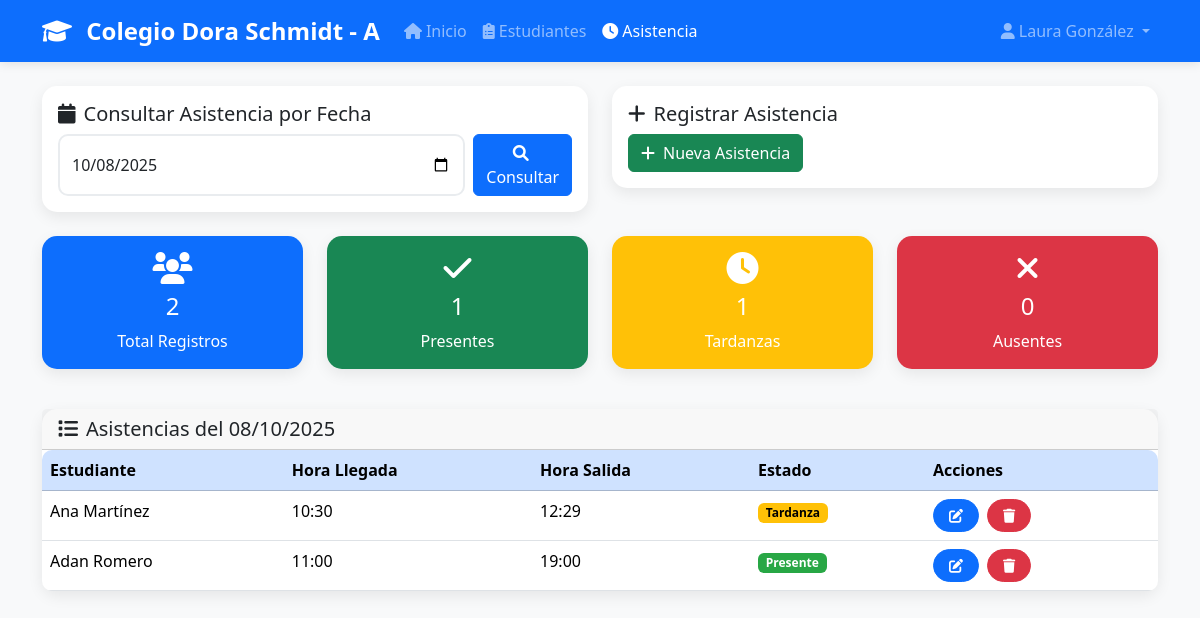
Page /asistencia.php (signed in) on the committed database.
### tables this page shows
CREATE TABLE `asistencias` (
  `id_asistencia` int(11) NOT NULL,
  `id_inscripcion` int(11) NOT NULL,
  `id_curso_materia` int(11) NOT NULL,
  `fecha` date NOT NULL,
  `estado` varchar(20) NOT NULL COMMENT 'Presente, Ausente, Retraso',
  `creado_en` datetime DEFAULT current_timestamp(),
  `creado_por` int(11) DEFAULT NULL,
  `modificado_en` datetime DEFAULT current_timestamp() ON UPDATE current_timestamp(),
  `modificado_por` int(11) DEFAULT NULL
);

CREATE TABLE `usuarios` (
  `id_usuario` int(11) NOT NULL,
  `nombre` varchar(100) NOT NULL,
  `apellido` varchar(100) NOT NULL,
  `email` varchar(150) NOT NULL,
  `password` varchar(255) NOT NULL,
  `rol` varchar(50) NOT NULL COMMENT 'admin, docente, estudiante, padre',
  `creado_en` datetime DEFAULT current_timestamp(),
  `creado_por` int(11) DEFAULT NULL,
  `modificado_en` datetime DEFAULT current_timestamp() ON UPDATE current_timestamp(),
  `modificado_por` int(11) DEFAULT NULL
);

### includes/session.php (called while the page is built, shortened)
<?php
function isLoggedIn() {
    return isset($_SESSION['user_id']) && isset($_SESSION['email']) && isset($_SESSION['tipo_usuario']);
}
function getNombreCompleto() {
    if (isLoggedIn()) {
        return $_SESSION['nombres'] . ' ' . $_SESSION['apellidos'];
    }
    return '';
}
?>

### asistencia.php (the view, shortened to what this page needs)
<?php
require_once 'includes/session.php';
$database = new Database();
$db = $database->getConnection();
$fecha_consulta = $_GET['fecha'] ?? date('Y-m-d');
$query = "SELECT a.*, u.nombre, u.apellido, e.id_estudiante as estudiante_id,
          TIME_FORMAT(a.creado_en, '%H:%i') as hora_llegada,
          TIME_FORMAT(a.modificado_en, '%H:%i') as hora_salida
          FROM asistencias a
          JOIN inscripciones i ON a.id_inscripcion = i.id_inscripcion
          JOIN estudiantes e ON i.id_estudiante = e.id_estudiante
          JOIN usuarios u ON e.id_usuario = u.id_usuario
          WHERE a.fecha = ?
          ORDER BY u.apellido, u.nombre";
$stmt = $db->prepare($query);
$stmt->execute([$fecha_consulta]);
$asistencias = $stmt->fetchAll();
$query = "SELECT
    COUNT(*) as total_registros,
    SUM(CASE WHEN estado = 'presente' THEN 1 ELSE 0 END) as presentes,
    SUM(CASE WHEN estado = 'tardanza' THEN 1 ELSE 0 END) as tardanzas,
    SUM(CASE WHEN estado = 'ausente' THEN 1 ELSE 0 END) as ausentes,
    SUM(CASE WHEN estado = 'justificado' THEN 1 ELSE 0 END) as justificados
    FROM asistencias WHERE fecha = ?";
$stmt = $db->prepare($query);
$stmt->execute([$fecha_consulta]);
$estadisticas = $stmt->fetch();
?>
<!DOCTYPE html>
<html lang="es">
<head>
    <link href="https://cdn.jsdelivr.net/npm/bootstrap@5.3.8/dist/css/bootstrap.min.css" rel="stylesheet">
    <link href="https://cdnjs.cloudflare.com/ajax/libs/font-awesome/6.0.0/css/all.min.css" rel="stylesheet">
</head>
<body>
    <nav class="navbar navbar-expand-lg navbar-dark bg-primary">
        <div class="container">
            <a class="navbar-brand" href="dashboard.php">
                <i class="fas fa-graduation-cap me-2"></i>
                Colegio Dora Schmidt - A
            </a>
            <div class="collapse navbar-collapse" id="navbarNav">
                <ul class="navbar-nav me-auto">
                    <li class="nav-item">
                        <a class="nav-link" href="dashboard.php">
                            <i class="fas fa-home me-1"></i>Inicio
                        </a>
                    </li>
                    <li class="nav-item">
                        <a class="nav-link" href="notas.php">
                            <i class="fas fa-clipboard-list me-1"></i>Estudiantes
                        </a>
                    </li>
                    <li class="nav-item">
                        <a class="nav-link active" href="asistencia.php">
                            <i class="fas fa-clock me-1"></i>Asistencia
                        </a>
                    </li>
                </ul>
                <ul class="navbar-nav">
                    <li class="nav-item dropdown">
                        <a class="nav-link dropdown-toggle" href="#" role="button" data-bs-toggle="dropdown">
                            <i class="fas fa-user me-1"></i><?php echo htmlspecialchars(getNombreCompleto()); ?>
                        </a>
                    </li>
                </ul>
            </div>
        </div>
    </nav>
    <div class="container mt-4">
        <div class="row mb-4">
            <div class="col-md-6">
                <div class="card">
                    <div class="card-body">
                        <h5 class="card-title">
                            <i class="fas fa-calendar me-2"></i>Consultar Asistencia por Fecha
                        </h5>
                        <form method="GET" class="d-flex">
                            <input type="date" class="form-control me-2" name="fecha" value="<?php echo htmlspecialchars($fecha_consulta); ?>" required>
                            <button type="submit" class="btn btn-primary">
                                <i class="fas fa-search me-1"></i>Consultar
                            </button>
                        </form>
                    </div>
                </div>
            </div>
            <div class="col-md-6">
                <div class="card">
                    <div class="card-body">
                        <h5 class="card-title">
                            <i class="fas fa-plus me-2"></i>Registrar Asistencia
                        </h5>
                        <button type="button" class="btn btn-success" data-bs-toggle="modal" data-bs-target="#modalAsistencia">
                            <i class="fas fa-plus me-2"></i>Nueva Asistencia
                        </button>
                    </div>
                </div>
            </div>
        </div>
        <div class="row mb-4">
            <div class="col-md-3 mb-3">
                <div class="card stats-card bg-primary text-white">
                    <div class="card-body text-center">
                        <i class="fas fa-users fa-2x mb-2"></i>
                        <h4><?php echo $estadisticas['total_registros']; ?></h4>
                        <p class="mb-0">Total Registros</p>
                    </div>
                </div>
            </div>
            <div class="col-md-3 mb-3">
                <div class="card stats-card bg-success text-white">
                    <div class="card-body text-center">
                        <i class="fas fa-check fa-2x mb-2"></i>
                        <h4><?php echo $estadisticas['presentes']; ?></h4>
                        <p class="mb-0">Presentes</p>
                    </div>
                </div>
            </div>
            <div class="col-md-3 mb-3">
                <div class="card stats-card bg-warning text-white">
                    <div class="card-body text-center">
                        <i class="fas fa-clock fa-2x mb-2"></i>
                        <h4><?php echo $estadisticas['tardanzas']; ?></h4>
                        <p class="mb-0">Tardanzas</p>
                    </div>
                </div>
            </div>
            <div class="col-md-3 mb-3">
                <div class="card stats-card bg-danger text-white">
                    <div class="card-body text-center">
                        <i class="fas fa-times fa-2x mb-2"></i>
                        <h4><?php echo $estadisticas['ausentes']; ?></h4>
                        <p class="mb-0">Ausentes</p>
                    </div>
                </div>
            </div>
        </div>
        <div class="card">
            <div class="card-header">
                <h5 class="mb-0">
                    <i class="fas fa-list me-2"></i>Asistencias del <?php echo date('d/m/Y', strtotime($fecha_consulta)); ?>
                </h5>
            </div>
            <div class="card-body p-0">
                <div class="table-responsive">
                    <table class="table table-hover mb-0">
                        <thead class="table-primary">
                            <tr>
                                <th>Estudiante</th>
                                <th>Hora Llegada</th>
                                <th>Hora Salida</th>
                                <th>Estado</th>
                                <th>Acciones</th>
                            </tr>
                        </thead>
                        <tbody>
                            <?php if (empty($asistencias)): ?>
                            <tr>
                                <td colspan="5" class="text-center py-4">
                                    <i class="fas fa-inbox fa-3x text-muted mb-3"></i>
                                    <p class="text-muted">No hay asistencias registradas para esta fecha</p>
                                </td>
                            </tr>
                            <?php else: ?>
                            <?php foreach ($asistencias as $asistencia): ?>
                            <tr>
                                <td><?php echo htmlspecialchars($asistencia['nombre'] . ' ' . $asistencia['apellido']); ?></td>
                                <td><?php echo $asistencia['hora_llegada'] ?: '-'; ?></td>
                                <td><?php echo $asistencia['hora_salida'] ?: '-'; ?></td>
                                <td>
                                    <span class="badge badge-<?php echo $asistencia['estado']; ?>">
                                        <?php echo ucfirst($asistencia['estado']); ?>
                                    </span>
                                </td>
                                <td>
                                    <button type="button" class="btn btn-sm btn-primary btn-action me-1"
                                            onclick="editarAsistencia('<?php echo $asistencia['id_asistencia']; ?>', '<?php echo $asistencia['estudiante_id']; ?>', '<?php echo $asistencia['fecha']; ?>', '<?php echo $asistencia['hora_llegada'] ?: ''; ?>', '<?php echo $asistencia['hora_salida'] ?: ''; ?>', '<?php echo $asistencia['estado']; ?>')">
                                        <i class="fas fa-edit"></i>
                                    </button>
                                    <button type="button" class="btn btn-sm btn-danger btn-action"
                                            onclick="eliminarAsistencia(<?php echo $asistencia['id_asistencia']; ?>, '<?php echo htmlspecialchars($asistencia['nombre'] . ' ' . $asistencia['apellido']); ?>')">
                                        <i class="fas fa-trash"></i>
                                    </button>
                                </td>
                            </tr>
                            <?php endforeach; ?>
                            <?php endif; ?>
                        </tbody>
                    </table>
                </div>
            </div>
        </div>
    </div>
</body>
</html>

### asistencia.php (style rules this page uses)
body { background-color: #f8f9fa; }
.navbar-brand { font-weight: bold; font-size: 1.5rem; }
.card { border: none; border-radius: 15px; box-shadow: 0 5px 15px rgba(0, 0, 0, 0.08); }
.stats-card { transition: transform 0.3s ease; }
.table { border-radius: 10px; overflow: hidden; }
.btn-action { border-radius: 20px; padding: 5px 15px; }
.form-control { border-radius: 10px; border: 2px solid #e9ecef; }
.navbar { box-shadow: 0 2px 10px rgba(0, 0, 0, 0.1); }
.badge-presente { background-color: #28a745; }
.badge-tardanza { background-color: #ffc107; color: #000; }

### rows in the picture
asistencias: usuarios.nombre+apellido "Ana Martínez", hora_llegada "10:30", hora_salida "12:29", estado "Tardanza"
asistencias: usuarios.nombre+apellido "Adan Romero", hora_llegada "11:00", hora_salida "19:00", estado "Presente"

### other values in the picture
getNombreCompleto() "Laura González"
$estadisticas['total_registros'] "2"
$estadisticas['presentes'] "1"
$estadisticas['tardanzas'] "1"
$estadisticas['ausentes'] "0"
